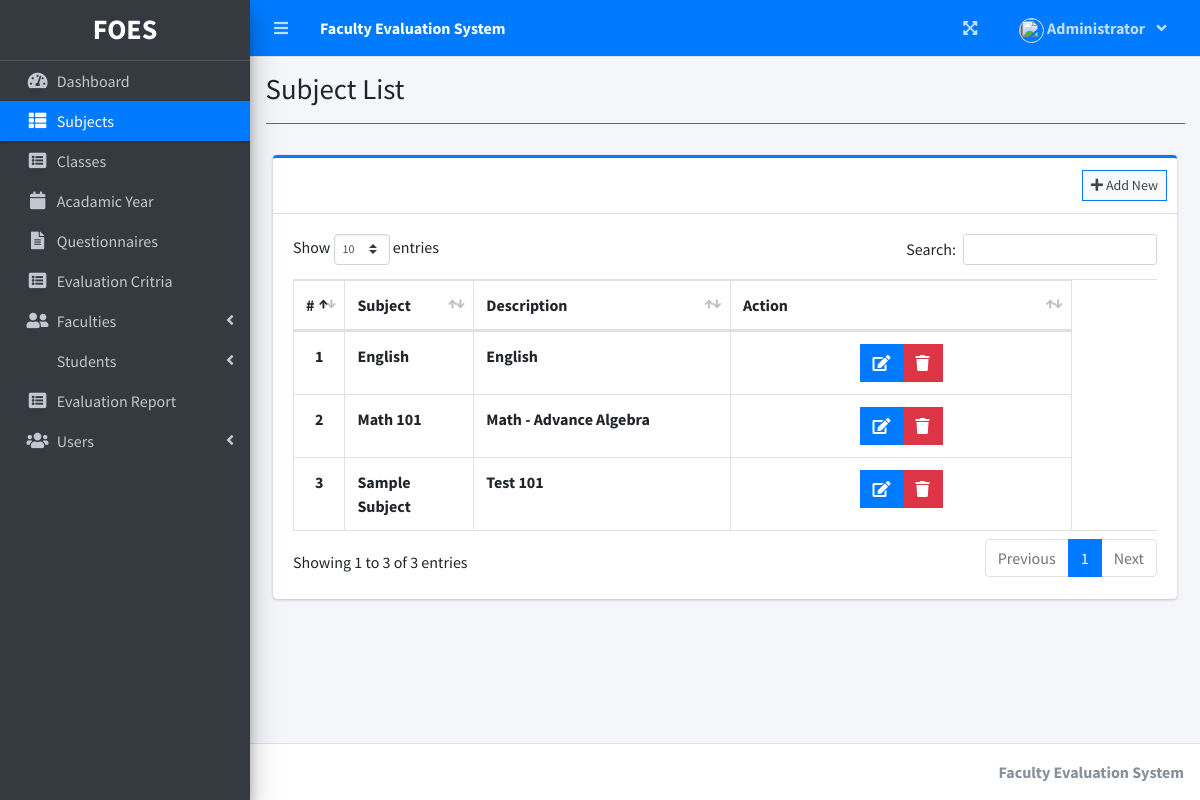
Screenshot of /index.php?page=subject_list (signed in) with the database file from the repository.
### tables this page shows
CREATE TABLE `subject_list` (
  `id` int(30) NOT NULL,
  `code` varchar(50) NOT NULL,
  `subject` text NOT NULL,
  `description` text NOT NULL
);

### admin/subject_list.php (the view, shortened to what this page needs)
<?php include'db_connect.php' ?>
<div class="col-lg-12">
	<div class="card card-outline card-primary">
		<div class="card-header">
			<div class="card-tools">
				<a class="btn btn-block btn-sm btn-default btn-flat border-primary new_subject" href="javascript:void(0)"><i class="fa fa-plus"></i> Add New</a>
			</div>
		</div>
		<div class="card-body">
			<table class="table tabe-hover table-bordered" id="list">
				<colgroup>
					<col width="5%">
					<col width="15%">
					<col width="30%">
					<col width="40%">
					<col width="15%">
				</colgroup>
				<thead>
					<tr>
						<th class="text-center">#</th>
						<th>Subject</th>
						<th>Description</th>
						<th>Action</th>
					</tr>
				</thead>
				<tbody>
					<?php
					$i = 1;
					$qry = $conn->query("SELECT * FROM subject_list order by subject asc ");
					while($row= $qry->fetch_assoc()):
					?>
					<tr>
						<th class="text-center"><?php echo $i++ ?></th>
						<td><b><?php echo $row['subject'] ?></b></td>
						<td><b><?php echo $row['description'] ?></b></td>
						<td class="text-center">
		                    <div class="btn-group">
		                        <a href="javascript:void(0)" data-id='<?php echo $row['id'] ?>' class="btn btn-primary btn-flat manage_subject">
		                          <i class="fas fa-edit"></i>
		                        </a>
		                        <button type="button" class="btn btn-danger btn-flat delete_subject" data-id="<?php echo $row['id'] ?>">
		                          <i class="fas fa-trash"></i>
		                        </button>
	                      </div>
						</td>
					</tr>
				<?php endwhile; ?>
				</tbody>
			</table>
		</div>
	</div>
</div>

### rows the page displays
subject_list: subject "English", description "English"
subject_list: subject "Math 101", description "Math - Advance Algebra"
subject_list: subject "Sample Subject", description "Test 101"

### other values shown
$_SESSION['system']['name'] "Faculty Evaluation System"
$_SESSION['login_firstname'] "Administrator"
$title "Subject List"
